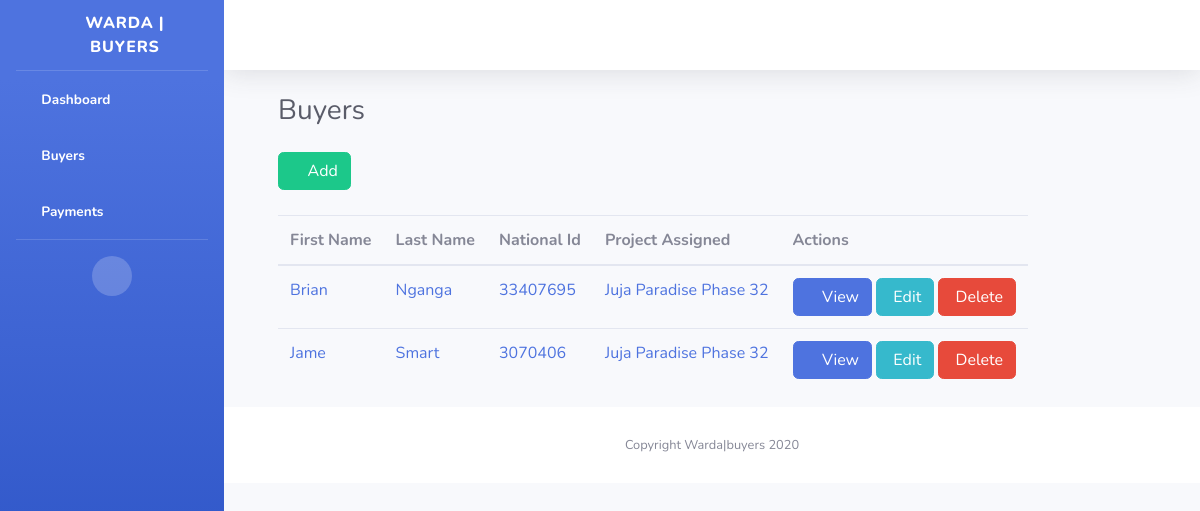
The app's page /buyers/ with its own data.
### buyers/models.py (models this page shows, shortened)
class BuyerInfo(models.Model):
    GENDER_OPTIONS =(
        ("M","Male"),
        ("F","Female"),
        ("O","Other")
    )
    RESIDENTIAL_OPTIONS = (
        ('R','Resident'),
        ("NR","Non-Resident")
    )
    PAYMENT_CONTRACT = (
        ("Deposit + 3months","Deposit + 3months"),
        ("Deposit + 6months","Deposit + 6months"),
        ("Deposit + 12months","Deposit + 12months"),
        ("Deposit + 24months","Deposit + 24months"),
        ("OT","OT")
    )
    first_name = models.CharField(max_length=255, null=True)
    middle_name = models.CharField(max_length=255, null=True)
    last_name = models.CharField(max_length=255, null=True)
    gender = models.CharField(max_length=1, choices=GENDER_OPTIONS, null=True)
    residential_status = models.CharField(max_length=2, choices=RESIDENTIAL_OPTIONS, null=True)
    current_address = models.CharField(max_length=100, null=True)
    national_id = models.CharField(max_length=10, unique=True, null=True)
    date_of_birth = models.DateField(null=True)
    kra_pin = models.CharField(max_length=11, unique=True, null=True)
    passport_photo = models.ImageField(blank=True, null=True)
    buyer_personal_number = models.CharField(max_length=50, null=True)
    buyers_email = models.EmailField(unique=True, null=True)
    mobile_phone = models.CharField(max_length=15, null=True)
    date_of_registration = models.DateField(null=True)
    project_assigned = models.ForeignKey(Plot, on_delete=models.CASCADE)
    plot_booked = models.ForeignKey(Plot_Number, on_delete=models.CASCADE)
    contract_type = models.CharField(choices=PAYMENT_CONTRACT, max_length=100, null=True)
    deposit_amount = models.IntegerField(null=True)
    balance_amount = models.IntegerField( null=True)
    registeredBy = models.CharField(max_length=15, null=True)

### plots/models.py (models this page shows)
class Plot(models.Model):
    projectName=models.CharField(max_length=100)
    slug = models.SlugField(unique=True, blank=True, null=True)
    seller=models.CharField(max_length=100)
    location=models.CharField(max_length=100)
    description=models.TextField()
    nearbyAmenities=models.TextField()
    availableUnits=models.IntegerField(null=True)
    plotsize=models.CharField(max_length=30,choices=plotsize_choices,default="")
    images=models.FileField(upload_to='plots/projectimages/')
    sellingprice=models.IntegerField(null=True)
    discountprice=models.IntegerField(null=True)
    deposit=models.IntegerField(null=True)
    def __str__(self):
        return self.projectName

### buyers/views.py (the view)
# urls.py: path('', include('buyers.urls')),
def buyers(request):
    buyers = BuyerInfo.objects.all()
    if request.method == 'POST':
        form = BuyersForm(request.POST)
        if form.is_valid():
            form.save()
            messages.success(request, "Buyer added booking successfuly initiated")
        else:
            messages.error(request, "Error adding buyer")
    else:
        form = BuyersForm()
    return render(request, 'buyers/buyers.html', {'buyers':buyers,'buyers_form': form})

### templates/buyers/buyers.html (shortened to what this page needs)
{% extends 'base2.html' %}
{% load static %}
{% block content %}
{% load crispy_forms_tags %}
<div class="container-fluid">
    <div class="d-sm-flex align-items-center justify-content-between mb-4">
        <h1 class="h3 mb-0 text-gray-800" style="margin-left:30px">Buyers</h1>
    </div>
    <div class="row" style="margin-left:30px">
        <section class="panel">
            <header class="panel-heading" style="margin-bottom:5px">
                <a href="{% url 'buyers:new_buyer' %}" style="color:white; margin-bottom:20px" class="btn btn-success btn-xs"><i class="fa fa-plus"></i> Add </a>
            </header>
            <table class="table table-hover p-table responsive" width="100%" id="buyers">
                <thead>
                <tr>
                    <th>First Name</th>
                    <th>Last Name</th>
                    <th>National Id</th>
                    <th>Project Assigned</th>
                    <th>Actions</th>
                </tr>
                </thead>
                <tbody>
                {% for buyer in buyers %}
                <tr>
                    <td class="p-name">
                        <a href="{{ buyer.id }}">{{buyer.first_name}}</a>
                    </td>
                    <td class="p-name">
                        <a href="{{ buyer.id }}">{{buyer.last_name}}</a>
                    </td>
                    <td class="p-name">
                        <a href="{{ buyer.id }}">{{buyer.national_id}}</a>
                    </td>
                    <td class="p-name">
                        <a href="{{ buyer.id }}">{{buyer.project_assigned}}</a>
                    </td>
                    <td>
                        <a href="{{ buyer.id }}" class="btn btn-primary btn-xs"><i
                                class="fa fa-folder"></i> View
                        </a>
                        <a href="{{ buyer.id }}/edit" class="btn btn-info btn-xs"> Edit </a>
                        <a role="button" href="{{ buyer.id }}/delete/" style="color:white" class="btn btn-danger btn-xs"> Delete </a>
                    </td>
                    {% empty %}
                    <td class="p-name">
                        <a>You haven't added any buyers yet</a>
                    </td>
                </tr>
                {% endfor %}
                </tbody>
            </table>
        </section>
    </div>
</div>
{% endblock %}

### records on screen
BuyerInfo: first_name "Brian", last_name "Nganga", national_id "33407695", project_assigned "Juja Paradise Phase 32"
BuyerInfo: first_name "Jame", last_name "Smart", national_id "3070406", project_assigned "Juja Paradise Phase 32"
